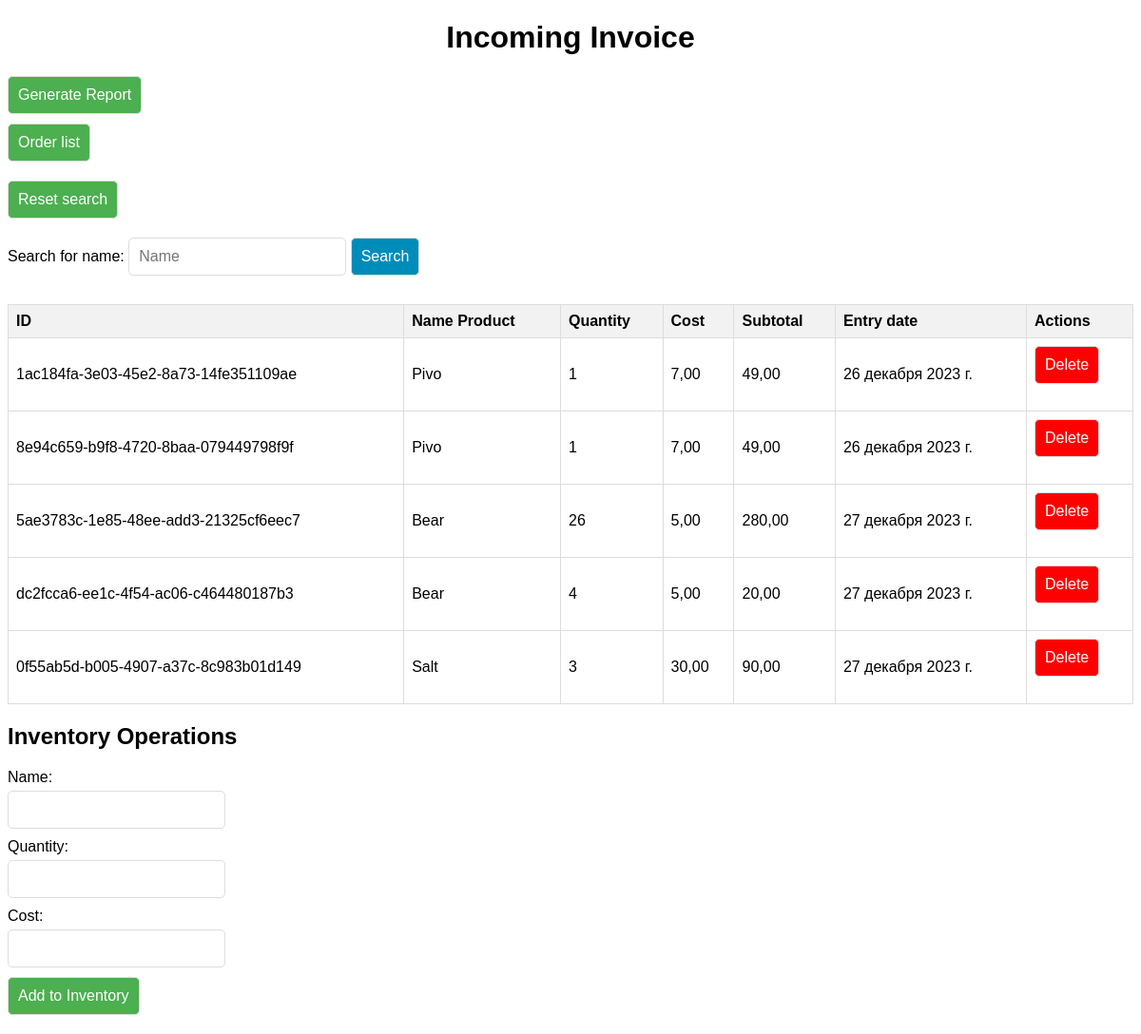
Screenshot of /inventory_list/ with the database file from the repository.
### main/models.py (models this page shows, shortened)
class Inventory(models.Model):
    inventory_id = models.UUIDField(primary_key=True, default=uuid.uuid4, editable=False)
    name = models.CharField(max_length=255, null=False)
    quantity = models.IntegerField(null=False)
    cost = models.DecimalField(max_digits=10, decimal_places=2, null=False)
    subtotal = models.DecimalField(max_digits=10, decimal_places=2, null=False)
    entry_date = models.DateField(null=False, auto_now_add=True)

### main/views.py (the view)
# urls.py: path('inventory_list/', list_inventory, name='List_inventory'),
def list_inventory(request):
    inventory = Inventory.objects.all()
    return render(request, 'main/List_inventory.html', {"inventory": inventory})

### main/templates/main/List_inventory.html (shortened to what this page needs)
<!DOCTYPE html>
<html lang="en">
<head>
</head>
<body>
<h1>Incoming Invoice</h1>
<form method="post" action="{% url 'report' %}">
    <div class="action-buttons-container">
        <button class="generate-report-button" type="submit">Generate Report</button>
        <button class="order-list-button" type="button" onclick="location.href='{% url 'list_Order' %}'">Order list</button>
    </div>
</form>
<form class="reset-form" method="get" action="{% url 'List_inventory' %}">
    <button class="reset-button" type="submit">Reset search</button>
</form>
<form id="search-form">
    <label for="search-name">Search for name:</label>
    <input type="text" id="search-name" name="search-name" placeholder="Name">
    <button type="button" id="search-button">Search</button>
</form>
<table>
    <thead>
        <tr>
            <th>ID</th>
            <th>Name Product</th>
            <th>Quantity</th>
            <th>Cost</th>
            <th>Subtotal</th>
            <th>Entry date</th>
            <th>Actions</th>
        </tr>
    </thead>
    <tbody>
        {% for inventory in inventory %}
        <tr>
            <td>{{ inventory.inventory_id }}</td>
            <td>{{ inventory.name }}</td>
            <td>{{ inventory.quantity }}</td>
            <td>{{ inventory.cost }}</td>
            <td>{{ inventory.subtotal }}</td>
            <td>{{ inventory.entry_date }}</td>
            <td>
                <form method="post" class="delete-form" data-id="{{ inventory.inventory_id }}">
                    <button class="delete-button" type="button">Delete</button>
                </form>
            </td>
        </tr>
        {% endfor %}
    </tbody>
</table>
<h2>Inventory Operations</h2>
<form method="post" id="add-inventory-form">
    <label for="name">Name:</label>
    <input type="text" id="name" name="name" required>
    <label for="quantity">Quantity:</label>
    <input type="number" id="quantity" name="quantity" required>
    <label for="cost">Cost:</label>
    <input type="number" id="cost" name="cost" step="0.01" required>
    <button type="submit" class="add-Inventory">Add to Inventory</button>
</form>
</body>
</html>

### main/templates/main/List_inventory.html (style rules this page uses)
body { font-family: Arial, sans-serif; }
h1 { text-align: center; }
table { width: 100%; border-collapse: collapse; margin-top: 20px; }
th, td { border: 1px solid #ddd; padding: 8px; text-align: left; }
th { background-color: #f2f2f2; }
form { margin-bottom: 10px; }
#add-inventory-form { margin-top: 20px; display: flex; flex-direction: column; align-items: flex-start; }
label { margin-bottom: 5px; }
input, button { padding: 10px; border: none; border-radius: 5px; margin-bottom: 10px; font-size: 16px; }
form input, form button { border: 1px solid #ddd; border-radius: 5px; padding: 10px; margin-bottom: 10px; }
.add-Inventory { background-color: #4CAF50; color: white; cursor: pointer; }
.add-Inventory:hover, .reset-button, .generate-report-button, .order-list-button { background-color: #4CAF50; color: #fff; }
.delete-button { background-color: #FF0000; color: #fff; }
#search-button { background-color: #008CBA; color: white; cursor: pointer; }
.action-buttons-container { display: flex; flex-direction: column; align-items: flex-start; }

### rows the page displays
Inventory: inventory_id "1ac184fa-3e03-45e2-8a73-14fe351109ae", name "Pivo", quantity "1", cost "7,00", subtotal "49,00", entry_date "26 декабря 2023 г."
Inventory: inventory_id "8e94c659-b9f8-4720-8baa-079449798f9f", name "Pivo", quantity "1", cost "7,00", subtotal "49,00", entry_date "26 декабря 2023 г."
Inventory: inventory_id "5ae3783c-1e85-48ee-add3-21325cf6eec7", name "Bear", quantity "26", cost "5,00", subtotal "280,00", entry_date "27 декабря 2023 г."
Inventory: inventory_id "dc2fcca6-ee1c-4f54-ac06-c464480187b3", name "Bear", quantity "4", cost "5,00", subtotal "20,00", entry_date "27 декабря 2023 г."
Inventory: inventory_id "0f55ab5d-b005-4907-a37c-8c983b01d149", name "Salt", quantity "3", cost "30,00", subtotal "90,00", entry_date "27 декабря 2023 г."
